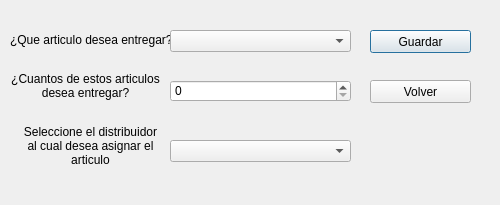
<?xml version="1.0" encoding="UTF-8"?>
<ui version="4.0">
 <class>Dialog</class>
 <widget class="QDialog" name="Dialog">
  <property name="geometry">
   <rect>
    <x>0</x>
    <y>0</y>
    <width>500</width>
    <height>205</height>
   </rect>
  </property>
  <property name="windowTitle">
   <string>Entrega de articulos por Distribuidor</string>
  </property>
  <widget class="QLabel" name="label_2">
   <property name="geometry">
    <rect>
     <x>20</x>
     <y>120</y>
     <width>141</width>
     <height>51</height>
    </rect>
   </property>
   <property name="text">
    <string>Seleccione el distribuidor al cual desea asignar el articulo</string>
   </property>
   <property name="alignment">
    <set>Qt::AlignCenter</set>
   </property>
   <property name="wordWrap">
    <bool>true</bool>
   </property>
  </widget>
  <widget class="QLabel" name="label">
   <property name="geometry">
    <rect>
     <x>10</x>
     <y>30</y>
     <width>171</width>
     <height>20</height>
    </rect>
   </property>
   <property name="text">
    <string>¿Que articulo desea entregar?</string>
   </property>
  </widget>
  <widget class="QPushButton" name="btnSave">
   <property name="geometry">
    <rect>
     <x>370</x>
     <y>30</y>
     <width>101</width>
     <height>23</height>
    </rect>
   </property>
   <property name="text">
    <string>Guardar</string>
   </property>
  </widget>
  <widget class="QPushButton" name="btnBack">
   <property name="geometry">
    <rect>
     <x>370</x>
     <y>80</y>
     <width>101</width>
     <height>23</height>
    </rect>
   </property>
   <property name="text">
    <string>Volver</string>
   </property>
  </widget>
  <widget class="QComboBox" name="cmbItem">
   <property name="geometry">
    <rect>
     <x>170</x>
     <y>30</y>
     <width>181</width>
     <height>22</height>
    </rect>
   </property>
  </widget>
  <widget class="QComboBox" name="cmbDistributor">
   <property name="geometry">
    <rect>
     <x>170</x>
     <y>140</y>
     <width>181</width>
     <height>22</height>
    </rect>
   </property>
  </widget>
  <widget class="QLabel" name="label_3">
   <property name="geometry">
    <rect>
     <x>10</x>
     <y>70</y>
     <width>151</width>
     <height>31</height>
    </rect>
   </property>
   <property name="text">
    <string>¿Cuantos de estos articulos desea entregar?</string>
   </property>
   <property name="alignment">
    <set>Qt::AlignCenter</set>
   </property>
   <property name="wordWrap">
    <bool>true</bool>
   </property>
  </widget>
  <widget class="QSpinBox" name="spnItemsNumber">
   <property name="geometry">
    <rect>
     <x>170</x>
     <y>80</y>
     <width>181</width>
     <height>22</height>
    </rect>
   </property>
  </widget>
 </widget>
 <resources/>
 <connections/>
</ui>
